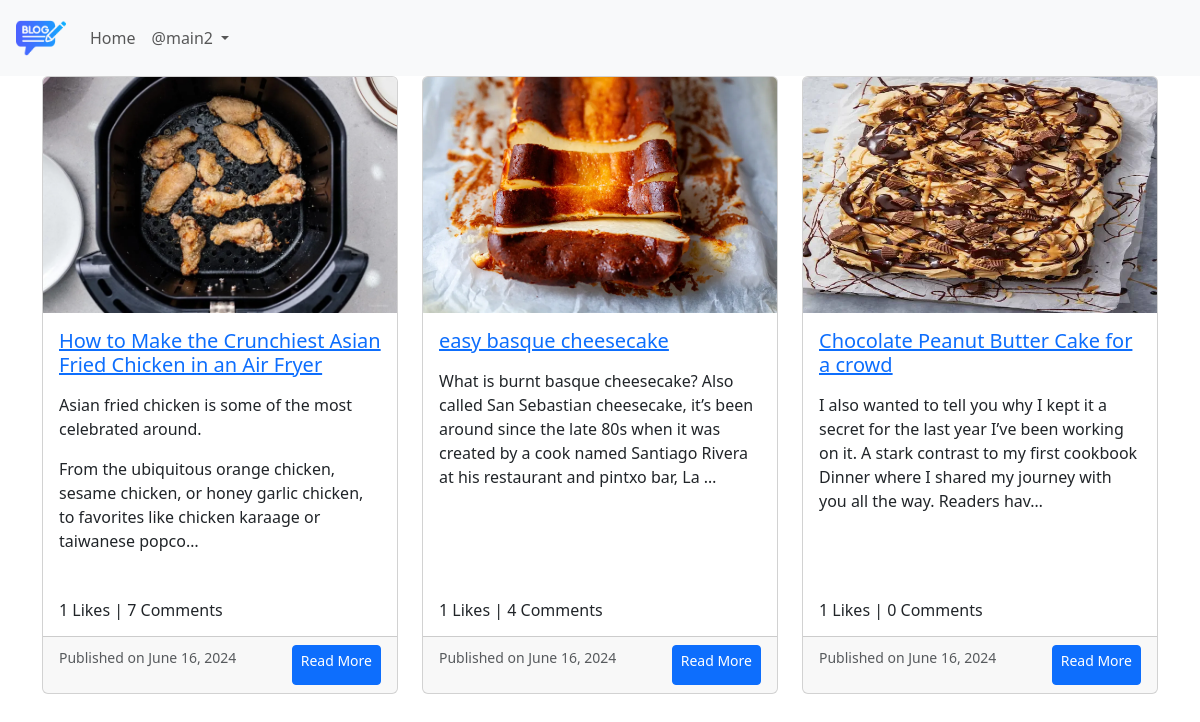
Screenshot of /blog/ (signed in) with the database file from the repository.
### App_Blog/models.py (models this page shows, shortened)
class Blog(models.Model):
    author = models.ForeignKey(User,on_delete=models.CASCADE,related_name='post_author')
    blog_title = models.CharField(max_length=260,verbose_name="Put a title")
    slug = models.SlugField(max_length=264,unique=True)
    blog_content =models.TextField(verbose_name='What is on your mind? ')
    blog_image =models.ImageField(upload_to='blog_image', verbose_name='Image')
    publish_date = models.DateTimeField(auto_now_add=True)
    update_date = models.DateTimeField(auto_now=True)

### App_Blog/views.py (the view)
# urls.py: path('',views.BlogList.as_view(), name='BlogList'),
class BlogList(ListView):
    context_object_name='blogs'
    model=Blog
    template_name='App_Blog/blog_list.html'

### templates/App_Blog/blog_list.html (shortened to what this page needs)
{% extends "base.html" %}
{% block body_block %}
<div class="row row-cols-1 row-cols-md-3 g-4">
    {% for blog in blogs %}
    <div class="col">
        <div class="card h-100">
            <img src="{{ blog.blog_image.url }}" class="card-img-top" alt="{{ blog.blog_title }}">
            <div class="card-body">
                <h5 class="card-title"><a href="#">{{ blog.blog_title }}</a></h5>
                <p class="card-text">{{ blog.blog_content|linebreaks|truncatechars:200 }}</p> </div>
                <h6 class="m-2 p-2">{{blog.liked_blog.count}} Likes | {{blog.blog_comment.count}} Comments </h6>
            <div class="card-footer d-flex justify-content-between">
                <p><small class="text-muted">Published on {{ blog.publish_date|date:"F d, Y" }}</small> </p>
                <a href="{% url "App_Blog:details_blog" pk=blog.pk %}" class="btn btn-primary btn-sm">Read More</a>
            </div>
        </div>
    </div>
    {% endfor %}
</div>
{% endblock %}

### templates/base.html (shortened to what this page needs)
<!doctype html>
<html lang="en">
<head>
  <link rel="stylesheet" href="https://use.fontawesome.com/releases/free-v6.2.0/css/all.css">
  <link href="https://cdn.jsdelivr.net/npm/bootstrap@5.3.3/dist/css/bootstrap.min.css" rel="stylesheet">
</head>
<body>
  <nav class="navbar navbar-expand-lg px-3 navbar-light bg-light">
    <a class="navbar-brand"  href="{% url "index" %}"> <img src="/media/logo.png" width="50px"></a>
    <div class="collapse navbar-collapse" id="navbarNav">
      <ul class="navbar-nav">
        <li class="nav-item active">
          <a class="nav-link" href="{% url "index" %}">Home </a>
        </li>
        {% if user.is_authenticated %}
          <li class="nav-item dropdown">
            <a class="nav-link dropdown-toggle" href="#" id="navbardrop" data-bs-toggle="dropdown">
              @{{ user.username }}
            </a>
          </li>
        {% endif %}
      </ul>
    </div>
  </nav>
  <div class='container'>
    {% block body_block %}
    {% endblock body_block %}
  </div>
</body>
</html>

### rows the page displays
Blog: blog_image (picture), blog_title "How to Make the Crunchiest Asian Fried Chicken in an Air Fryer", blog_content "Asian fried chicken is some of the most celebrated around. From the ubiquitous orange chicken, sesame chicken, or honey garlic chicken, to favorites like chicken karaage or taiwanese popco…", liked_blog.count "1", blog_comment.count "7", publish_date "June 16, 2024"
Blog: blog_image (picture), blog_title "easy basque cheesecake", blog_content "What is burnt basque cheesecake? Also called San Sebastian cheesecake, it’s been around since the late 80s when it was created by a cook named Santiago Rivera at his restaurant and pintxo bar, La …", liked_blog.count "1", blog_comment.count "4", publish_date "June 16, 2024"
Blog: blog_image (picture), blog_title "Chocolate Peanut Butter Cake for a crowd", blog_content "I also wanted to tell you why I kept it a secret for the last year I’ve been working on it. A stark contrast to my first cookbook Dinner where I shared my journey with you all the way. Readers hav…", liked_blog.count "1", blog_comment.count "0", publish_date "June 16, 2024"

### other values shown
{{ user.username }} "main2"
